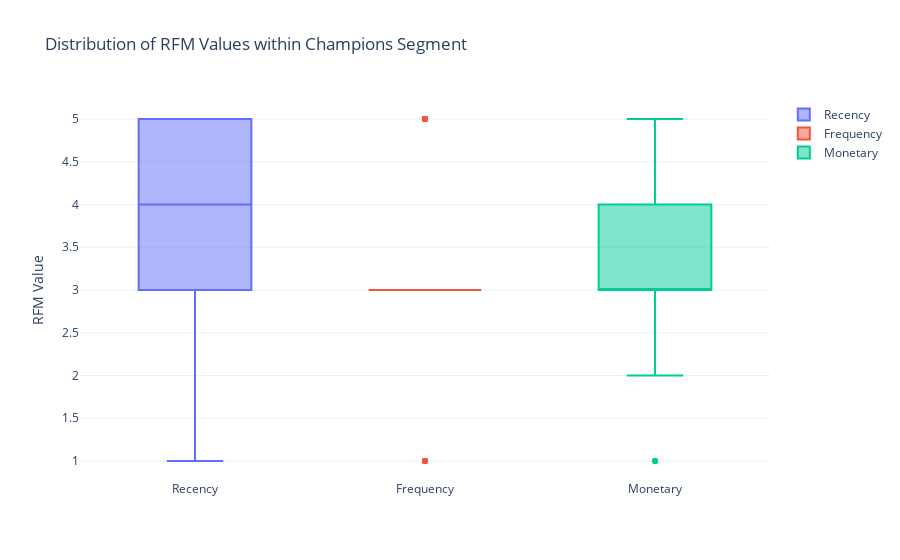

Notebook code cell kept with this figure:
### Markdown cell above
**Analyzing the distribution of RFM values within the Champions segment**

### Code cell
# Filter the data to include only the customers in the Champions segment
champions_segment = df[df['RFM Customer Segments'] == 'Champions']

fig = go.Figure()
fig.add_trace(go.Box(y=champions_segment['RecencyScore'], name='Recency'))
fig.add_trace(go.Box(y=champions_segment['FrequencyScore'], name='Frequency'))
fig.add_trace(go.Box(y=champions_segment['MonetaryScore'], name='Monetary'))

fig.update_layout(title='Distribution of RFM Values within Champions Segment',
                  yaxis_title='RFM Value',
                  showlegend=True)

fig.show()

### Figure 1 — Plotly figure (JSON) as saved in the notebook; plotly's stock layout.template omitted (floating-point values rounded to 4 significant figures)
{"data": [{"name": "Recency", "type": "box", "y": [1, 1, 2, 2, 2, 2, 2, 2, 2, 2, 3, 3, 3, 3, 3, 3, 3, 3, 3, 3, 3, 3, 3, 3, 3, 3, 4, 4, 4, 4, 4, 4, 4, 4, 4, 4, 5, 5, 5, 5, 5, 5, 5, 5, 5, 5, 5, 5, 5, 5, 5, 5, 5, 5, 5, 5, 5, 5, 5, 5, 5, 5]}, {"name": "Frequency", "type": "box", "y": [5, 5, 3, 5, 5, 3, 5, 3, 3, 5, 3, 3, 3, 3, 3, 3, 3, 3, 5, 3, 3, 3, 3, 3, 5, 3, 3, 3, 3, 3, 3, 3, 3, 3, 3, 3, 3, 3, 3, 3, 3, 3, 1, 3, 5, 1, 3, 3, 3, 3, 3, 1, 3, 3, 3, 1, 3, 3, 1, 3, 1, 1]}, {"name": "Monetary", "type": "box", "y": [5, 5, 4, 5, 3, 4, 3, 4, 4, 3, 4, 4, 3, 3, 3, 4, 3, 4, 5, 3, 4, 3, 3, 3, 5, 3, 2, 2, 2, 3, 3, 4, 4, 2, 2, 4, 3, 3, 4, 3, 4, 2, 3, 1, 5, 3, 3, 1, 1, 3, 3, 3, 3, 2, 3, 3, 3, 4, 3, 3, 3, 3]}], "layout": {"autosize": true, "showlegend": true, "title": {"text": "Distribution of RFM Values within Champions Segment"}, "xaxis": {"autorange": true, "range": [-0.5, 2.5], "type": "category"}, "yaxis": {"autorange": true, "range": [0.7778, 5.222], "title": {"text": "RFM Value"}, "type": "linear"}}}
